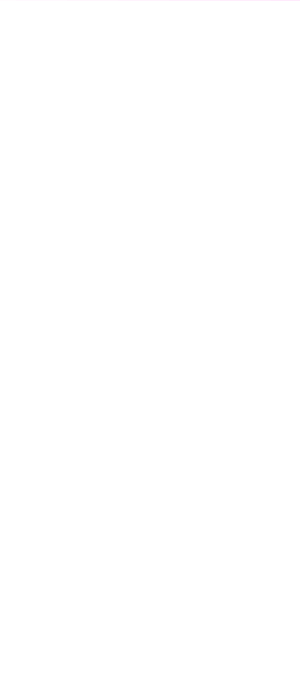
Frame 1 (no input)
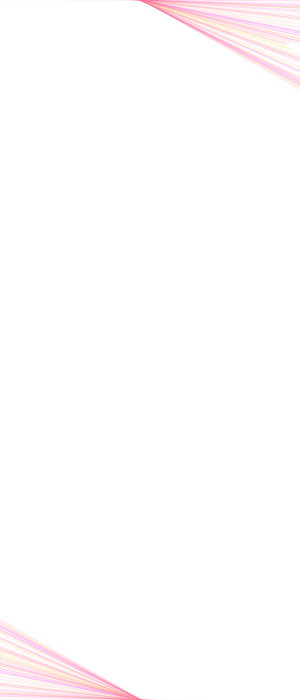
Frame 60 (the mouse pressed at the canvas centre just before this capture)
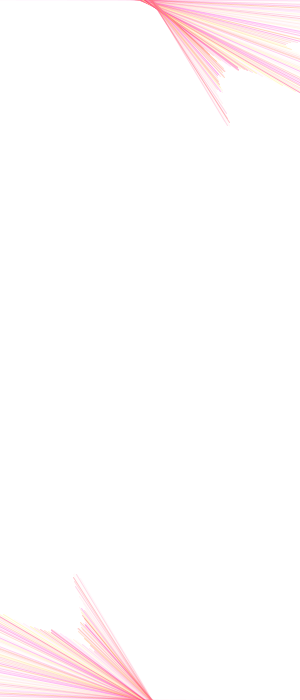
Frame 120 (the mouse held since frame 60 and released just before this capture)

The Processing sketch that drew these frames (run headless with seeded random() and noise(); from frame 60 on, the mouse is pressed at the canvas centre):

// Processing sketch: processing_79338
// ── processing_79338.pde

float centx=350;
float centy=350;
float x1,y1,x2,y2,x3,y3,x4,y4;
  float radius = 200;
  float rNoise=random(10);
  float xNoise=random(10);
  float yNoise=random(10);
  float strokeCol = 0;
  float ang=0;
   
void setup() {
  size(300,700);
  background(255);
  strokeWeight(1);
  smooth();
}
 
 
 
void draw() {
  if (ang<1440) {
      stroke(255,random(255),random(42,255),random(100));
      strokeCol+=1;
      if (strokeCol==255) {
        strokeCol=0;
      }
      //Steps of 0.005-0.03 work best for most applications
      rNoise+=.03;
      xNoise+=.01;
      yNoise+=.01;
      radius=(noise(rNoise)*500)+1;
       
      float rad=radians(ang);
      centx=width/2+(noise(xNoise)*50)-25;

      centy=0;
      x1=centx + (radius*cos(rad));
      y1=centy + (radius*sin(rad));
      float opprad=rad+PI;
      x2=centx+(radius*cos(opprad));
      y2=centy+(radius*sin(opprad));
      
      centx=width/2+(noise(xNoise)*50)-25;

      centy=700;
      x3=centx + (radius*cos(rad));
      y3=centy + (radius*sin(rad));
  
      x4=centx+(radius*cos(opprad));
      y4=centy+(radius*sin(opprad));
       
       
      line(x1,y1,x2,y2);
      
      line(x3,y3,x4,y4);
      ang +=.5;
  }
         
}
